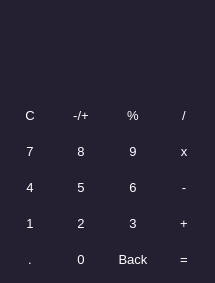
<?xml version="1.0" encoding="UTF-8"?>
<ui version="4.0">
 <class>MainWindow</class>
 <widget class="QMainWindow" name="MainWindow">
  <property name="enabled">
   <bool>true</bool>
  </property>
  <property name="geometry">
   <rect>
    <x>0</x>
    <y>0</y>
    <width>215</width>
    <height>283</height>
   </rect>
  </property>
  <property name="maximumSize">
   <size>
    <width>223</width>
    <height>300</height>
   </size>
  </property>
  <property name="windowTitle">
   <string>Calculator</string>
  </property>
  <property name="windowIcon">
   <iconset resource="number_icons.qrc">
    <normaloff>:/Pobrane/Numbers-1-icon.png</normaloff>:/Pobrane/Numbers-1-icon.png</iconset>
  </property>
  <property name="styleSheet">
   <string notr="true">color:black;</string>
  </property>
  <widget class="QWidget" name="centralwidget">
   <property name="styleSheet">
    <string notr="true">background-color: rgb(36, 31, 49);</string>
   </property>
   <widget class="QLabel" name="label">
    <property name="geometry">
     <rect>
      <x>12</x>
      <y>26</y>
      <width>191</width>
      <height>30</height>
     </rect>
    </property>
    <property name="sizePolicy">
     <sizepolicy hsizetype="Preferred" vsizetype="Preferred">
      <horstretch>0</horstretch>
      <verstretch>0</verstretch>
     </sizepolicy>
    </property>
    <property name="maximumSize">
     <size>
      <width>200</width>
      <height>30</height>
     </size>
    </property>
    <property name="font">
     <font>
      <pointsize>25</pointsize>
     </font>
    </property>
    <property name="layoutDirection">
     <enum>Qt::RightToLeft</enum>
    </property>
    <property name="autoFillBackground">
     <bool>false</bool>
    </property>
    <property name="styleSheet">
     <string notr="true">color: rgb(255, 255, 255);</string>
    </property>
    <property name="frameShadow">
     <enum>QFrame::Raised</enum>
    </property>
    <property name="text">
     <string/>
    </property>
    <property name="alignment">
     <set>Qt::AlignRight|Qt::AlignTrailing|Qt::AlignVCenter</set>
    </property>
   </widget>
   <widget class="QPushButton" name="divide">
    <property name="geometry">
     <rect>
      <x>164</x>
      <y>95</y>
      <width>40</width>
      <height>40</height>
     </rect>
    </property>
    <property name="font">
     <font>
      <pointsize>10</pointsize>
      <italic>false</italic>
      <bold>false</bold>
      <strikeout>false</strikeout>
      <kerning>true</kerning>
     </font>
    </property>
    <property name="styleSheet">
     <string notr="true">QPushButton{
border: 0px;
color:white;}
QPushButton:hover{
background-color: rgb(164, 156, 156);
border: 0px;}
QPushButton:pressed {
background-color: rgb(255, 255, 255);
color: black;}</string>
    </property>
    <property name="text">
     <string>/</string>
    </property>
    <property name="flat">
     <bool>false</bool>
    </property>
   </widget>
   <widget class="QPushButton" name="Button_6">
    <property name="geometry">
     <rect>
      <x>113</x>
      <y>167</y>
      <width>40</width>
      <height>40</height>
     </rect>
    </property>
    <property name="font">
     <font>
      <pointsize>10</pointsize>
      <italic>false</italic>
      <bold>false</bold>
      <strikeout>false</strikeout>
      <kerning>true</kerning>
     </font>
    </property>
    <property name="styleSheet">
     <string notr="true">QPushButton{
border: 0px;
color:white;}
QPushButton:hover{
background-color: rgb(164, 156, 156);
border: 0px;}
QPushButton:pressed {
background-color: rgb(255, 255, 255);
color: black;}</string>
    </property>
    <property name="text">
     <string>6</string>
    </property>
    <property name="flat">
     <bool>false</bool>
    </property>
   </widget>
   <widget class="QPushButton" name="changeSign">
    <property name="geometry">
     <rect>
      <x>61</x>
      <y>95</y>
      <width>40</width>
      <height>40</height>
     </rect>
    </property>
    <property name="font">
     <font>
      <pointsize>10</pointsize>
      <italic>false</italic>
      <bold>false</bold>
      <strikeout>false</strikeout>
      <kerning>true</kerning>
     </font>
    </property>
    <property name="styleSheet">
     <string notr="true">QPushButton{
border: 0px;
color:white;}
QPushButton:hover{
background-color: rgb(164, 156, 156);
border: 0px;}
QPushButton:pressed {
background-color: rgb(255, 255, 255);
color: black;}</string>
    </property>
    <property name="text">
     <string>-/+</string>
    </property>
    <property name="flat">
     <bool>false</bool>
    </property>
   </widget>
   <widget class="QPushButton" name="Button_3">
    <property name="geometry">
     <rect>
      <x>113</x>
      <y>203</y>
      <width>40</width>
      <height>40</height>
     </rect>
    </property>
    <property name="font">
     <font>
      <pointsize>10</pointsize>
      <italic>false</italic>
      <bold>false</bold>
      <strikeout>false</strikeout>
      <kerning>true</kerning>
     </font>
    </property>
    <property name="styleSheet">
     <string notr="true">QPushButton{
border: 0px;
color:white;}
QPushButton:hover{
background-color: rgb(164, 156, 156);
border: 0px;}
QPushButton:pressed {
background-color: rgb(255, 255, 255);
color: black;}</string>
    </property>
    <property name="text">
     <string>3</string>
    </property>
    <property name="flat">
     <bool>false</bool>
    </property>
   </widget>
   <widget class="QPushButton" name="add">
    <property name="geometry">
     <rect>
      <x>164</x>
      <y>203</y>
      <width>40</width>
      <height>40</height>
     </rect>
    </property>
    <property name="font">
     <font>
      <pointsize>10</pointsize>
      <italic>false</italic>
      <bold>false</bold>
      <strikeout>false</strikeout>
      <kerning>true</kerning>
     </font>
    </property>
    <property name="styleSheet">
     <string notr="true">QPushButton{
border: 0px;
color:white;}
QPushButton:hover{
background-color: rgb(164, 156, 156);
border: 0px;}
QPushButton:pressed {
background-color: rgb(255, 255, 255);
color: black;}</string>
    </property>
    <property name="text">
     <string>+</string>
    </property>
    <property name="flat">
     <bool>false</bool>
    </property>
   </widget>
   <widget class="QPushButton" name="Clear">
    <property name="geometry">
     <rect>
      <x>10</x>
      <y>95</y>
      <width>40</width>
      <height>40</height>
     </rect>
    </property>
    <property name="font">
     <font>
      <pointsize>10</pointsize>
      <italic>false</italic>
      <bold>false</bold>
      <strikeout>false</strikeout>
      <kerning>true</kerning>
     </font>
    </property>
    <property name="autoFillBackground">
     <bool>false</bool>
    </property>
    <property name="styleSheet">
     <string notr="true">QPushButton{
border: 0px;
color:white;}
QPushButton:hover{
background-color: rgb(164, 156, 156);
border: 0px;}
QPushButton:pressed {
background-color: rgb(255, 255, 255);
color: black;}</string>
    </property>
    <property name="text">
     <string>C</string>
    </property>
    <property name="flat">
     <bool>false</bool>
    </property>
   </widget>
   <widget class="QPushButton" name="backspace">
    <property name="geometry">
     <rect>
      <x>113</x>
      <y>239</y>
      <width>40</width>
      <height>40</height>
     </rect>
    </property>
    <property name="font">
     <font>
      <pointsize>10</pointsize>
      <italic>false</italic>
      <bold>false</bold>
      <strikeout>false</strikeout>
      <kerning>true</kerning>
     </font>
    </property>
    <property name="styleSheet">
     <string notr="true">QPushButton{
border: 0px;
color:white;}
QPushButton:hover{
background-color: rgb(164, 156, 156);
border: 0px;}
QPushButton:pressed {
background-color: rgb(255, 255, 255);
color: black;}</string>
    </property>
    <property name="text">
     <string>Back</string>
    </property>
    <property name="flat">
     <bool>false</bool>
    </property>
   </widget>
   <widget class="QPushButton" name="subtract">
    <property name="geometry">
     <rect>
      <x>164</x>
      <y>167</y>
      <width>40</width>
      <height>40</height>
     </rect>
    </property>
    <property name="font">
     <font>
      <pointsize>10</pointsize>
      <italic>false</italic>
      <bold>false</bold>
      <strikeout>false</strikeout>
      <kerning>true</kerning>
     </font>
    </property>
    <property name="styleSheet">
     <string notr="true">QPushButton{
border: 0px;
color:white;}
QPushButton:hover{
background-color: rgb(164, 156, 156);
border: 0px;}
QPushButton:pressed {
background-color: rgb(255, 255, 255);
color: black;}</string>
    </property>
    <property name="text">
     <string>-</string>
    </property>
    <property name="flat">
     <bool>false</bool>
    </property>
   </widget>
   <widget class="QPushButton" name="comma">
    <property name="geometry">
     <rect>
      <x>10</x>
      <y>239</y>
      <width>40</width>
      <height>40</height>
     </rect>
    </property>
    <property name="font">
     <font>
      <pointsize>10</pointsize>
      <italic>false</italic>
      <bold>false</bold>
      <strikeout>false</strikeout>
      <kerning>true</kerning>
     </font>
    </property>
    <property name="styleSheet">
     <string notr="true">QPushButton{
border: 0px;
color:white;}
QPushButton:hover{
background-color: rgb(164, 156, 156);
border: 0px;}
QPushButton:pressed {
background-color: rgb(255, 255, 255);
color: black;}</string>
    </property>
    <property name="text">
     <string>.</string>
    </property>
    <property name="flat">
     <bool>false</bool>
    </property>
   </widget>
   <widget class="QPushButton" name="multiply">
    <property name="enabled">
     <bool>true</bool>
    </property>
    <property name="geometry">
     <rect>
      <x>164</x>
      <y>131</y>
      <width>40</width>
      <height>40</height>
     </rect>
    </property>
    <property name="sizePolicy">
     <sizepolicy hsizetype="Minimum" vsizetype="Maximum">
      <horstretch>0</horstretch>
      <verstretch>0</verstretch>
     </sizepolicy>
    </property>
    <property name="font">
     <font>
      <pointsize>10</pointsize>
      <italic>false</italic>
      <bold>false</bold>
      <strikeout>false</strikeout>
      <kerning>true</kerning>
     </font>
    </property>
    <property name="styleSheet">
     <string notr="true">QPushButton{
border: 0px;
color:white;}
QPushButton:hover{
background-color: rgb(164, 156, 156);
border: 0px;}
QPushButton:pressed {
background-color: rgb(255, 255, 255);
color: black;}</string>
    </property>
    <property name="text">
     <string>x</string>
    </property>
    <property name="flat">
     <bool>false</bool>
    </property>
   </widget>
   <widget class="QPushButton" name="Button_7">
    <property name="geometry">
     <rect>
      <x>10</x>
      <y>131</y>
      <width>40</width>
      <height>40</height>
     </rect>
    </property>
    <property name="font">
     <font>
      <pointsize>10</pointsize>
      <italic>false</italic>
      <bold>false</bold>
      <strikeout>false</strikeout>
      <kerning>true</kerning>
     </font>
    </property>
    <property name="styleSheet">
     <string notr="true">QPushButton{
border: 0px;
color:white;}
QPushButton:hover{
background-color: rgb(164, 156, 156);
border: 0px;}
QPushButton:pressed {
background-color: rgb(255, 255, 255);
color: black;}</string>
    </property>
    <property name="text">
     <string>7</string>
    </property>
    <property name="flat">
     <bool>false</bool>
    </property>
   </widget>
   <widget class="QPushButton" name="Button_9">
    <property name="enabled">
     <bool>true</bool>
    </property>
    <property name="geometry">
     <rect>
      <x>113</x>
      <y>131</y>
      <width>40</width>
      <height>40</height>
     </rect>
    </property>
    <property name="font">
     <font>
      <pointsize>10</pointsize>
      <italic>false</italic>
      <bold>false</bold>
      <strikeout>false</strikeout>
      <kerning>true</kerning>
     </font>
    </property>
    <property name="styleSheet">
     <string notr="true">QPushButton{
border: 0px;
color:white;}
QPushButton:hover{
background-color: rgb(164, 156, 156);
border: 0px;}
QPushButton:pressed {
background-color: rgb(255, 255, 255);
color: black;}</string>
    </property>
    <property name="text">
     <string>9</string>
    </property>
    <property name="flat">
     <bool>false</bool>
    </property>
   </widget>
   <widget class="QPushButton" name="Button_4">
    <property name="geometry">
     <rect>
      <x>10</x>
      <y>167</y>
      <width>40</width>
      <height>40</height>
     </rect>
    </property>
    <property name="font">
     <font>
      <pointsize>10</pointsize>
      <italic>false</italic>
      <bold>false</bold>
      <strikeout>false</strikeout>
      <kerning>true</kerning>
     </font>
    </property>
    <property name="styleSheet">
     <string notr="true">QPushButton{
border: 0px;
color:white;}
QPushButton:hover{
background-color: rgb(164, 156, 156);
border: 0px;}
QPushButton:pressed {
background-color: rgb(255, 255, 255);
color: black;}</string>
    </property>
    <property name="text">
     <string>4</string>
    </property>
    <property name="flat">
     <bool>false</bool>
    </property>
   </widget>
   <widget class="QPushButton" name="Button_2">
    <property name="geometry">
     <rect>
      <x>61</x>
      <y>203</y>
      <width>40</width>
      <height>40</height>
     </rect>
    </property>
    <property name="font">
     <font>
      <pointsize>10</pointsize>
      <italic>false</italic>
      <bold>false</bold>
      <strikeout>false</strikeout>
      <kerning>true</kerning>
     </font>
    </property>
    <property name="styleSheet">
     <string notr="true">QPushButton{
border: 0px;
color:white;}
QPushButton:hover{
background-color: rgb(164, 156, 156);
border: 0px;}
QPushButton:pressed {
background-color: rgb(255, 255, 255);
color: black;}</string>
    </property>
    <property name="text">
     <string>2</string>
    </property>
    <property name="flat">
     <bool>false</bool>
    </property>
   </widget>
   <widget class="QPushButton" name="Button_1">
    <property name="geometry">
     <rect>
      <x>10</x>
      <y>203</y>
      <width>40</width>
      <height>40</height>
     </rect>
    </property>
    <property name="font">
     <font>
      <pointsize>10</pointsize>
      <italic>false</italic>
      <bold>false</bold>
      <strikeout>false</strikeout>
      <kerning>true</kerning>
     </font>
    </property>
    <property name="styleSheet">
     <string notr="true">QPushButton{
border: 0px;
color:white;}
QPushButton:hover{
background-color: rgb(164, 156, 156);
border: 0px;}
QPushButton:pressed {
background-color: rgb(255, 255, 255);
color: black;}</string>
    </property>
    <property name="text">
     <string>1</string>
    </property>
    <property name="flat">
     <bool>false</bool>
    </property>
   </widget>
   <widget class="QPushButton" name="equals">
    <property name="geometry">
     <rect>
      <x>164</x>
      <y>239</y>
      <width>40</width>
      <height>40</height>
     </rect>
    </property>
    <property name="font">
     <font>
      <pointsize>10</pointsize>
      <italic>false</italic>
      <bold>false</bold>
      <strikeout>false</strikeout>
      <kerning>true</kerning>
     </font>
    </property>
    <property name="styleSheet">
     <string notr="true">QPushButton{
border: 0px;
color:white;}
QPushButton:hover{
background-color: rgb(164, 156, 156);
border: 0px;}
QPushButton:pressed {
background-color: rgb(255, 255, 255);
color: black;}</string>
    </property>
    <property name="text">
     <string>=</string>
    </property>
    <property name="flat">
     <bool>false</bool>
    </property>
   </widget>
   <widget class="QPushButton" name="Button_8">
    <property name="geometry">
     <rect>
      <x>61</x>
      <y>131</y>
      <width>40</width>
      <height>40</height>
     </rect>
    </property>
    <property name="font">
     <font>
      <pointsize>10</pointsize>
      <italic>false</italic>
      <bold>false</bold>
      <strikeout>false</strikeout>
      <kerning>true</kerning>
     </font>
    </property>
    <property name="styleSheet">
     <string notr="true">QPushButton{
border: 0px;
color:white;}
QPushButton:hover{
background-color: rgb(164, 156, 156);
border: 0px;}
QPushButton:pressed {
background-color: rgb(255, 255, 255);
color: black;}</string>
    </property>
    <property name="text">
     <string>8</string>
    </property>
    <property name="flat">
     <bool>false</bool>
    </property>
   </widget>
   <widget class="QPushButton" name="percentage">
    <property name="geometry">
     <rect>
      <x>113</x>
      <y>95</y>
      <width>40</width>
      <height>40</height>
     </rect>
    </property>
    <property name="font">
     <font>
      <pointsize>10</pointsize>
      <italic>false</italic>
      <bold>false</bold>
      <strikeout>false</strikeout>
      <kerning>true</kerning>
     </font>
    </property>
    <property name="layoutDirection">
     <enum>Qt::LeftToRight</enum>
    </property>
    <property name="styleSheet">
     <string notr="true">QPushButton{
border: 0px;
color:white;}
QPushButton:hover{
background-color: rgb(164, 156, 156);
border: 0px;}
QPushButton:pressed {
background-color: rgb(255, 255, 255);
color: black;}</string>
    </property>
    <property name="text">
     <string>%</string>
    </property>
    <property name="flat">
     <bool>false</bool>
    </property>
   </widget>
   <widget class="QPushButton" name="Button_5">
    <property name="geometry">
     <rect>
      <x>61</x>
      <y>167</y>
      <width>40</width>
      <height>40</height>
     </rect>
    </property>
    <property name="font">
     <font>
      <pointsize>10</pointsize>
      <italic>false</italic>
      <bold>false</bold>
      <strikeout>false</strikeout>
      <kerning>true</kerning>
     </font>
    </property>
    <property name="styleSheet">
     <string notr="true">QPushButton{
border: 0px;
color:white;}
QPushButton:hover{
background-color: rgb(164, 156, 156);
border: 0px;}
QPushButton:pressed {
background-color: rgb(255, 255, 255);
color: black;}</string>
    </property>
    <property name="text">
     <string>5</string>
    </property>
    <property name="flat">
     <bool>false</bool>
    </property>
   </widget>
   <widget class="QPushButton" name="Button_0">
    <property name="geometry">
     <rect>
      <x>61</x>
      <y>239</y>
      <width>40</width>
      <height>40</height>
     </rect>
    </property>
    <property name="font">
     <font>
      <pointsize>10</pointsize>
      <italic>false</italic>
      <bold>false</bold>
      <strikeout>false</strikeout>
      <kerning>true</kerning>
     </font>
    </property>
    <property name="styleSheet">
     <string notr="true">QPushButton{
border: 0px;
color:white;}
QPushButton:hover{
background-color: rgb(164, 156, 156);
border: 0px;}
QPushButton:pressed {
background-color: rgb(255, 255, 255);
color: black;}</string>
    </property>
    <property name="text">
     <string>0</string>
    </property>
    <property name="flat">
     <bool>false</bool>
    </property>
   </widget>
  </widget>
 </widget>
 <tabstops>
  <tabstop>percentage</tabstop>
  <tabstop>Button_9</tabstop>
  <tabstop>Button_6</tabstop>
  <tabstop>Button_3</tabstop>
  <tabstop>backspace</tabstop>
  <tabstop>equals</tabstop>
  <tabstop>add</tabstop>
  <tabstop>Button_8</tabstop>
  <tabstop>Clear</tabstop>
  <tabstop>changeSign</tabstop>
  <tabstop>Button_0</tabstop>
  <tabstop>Button_4</tabstop>
  <tabstop>subtract</tabstop>
  <tabstop>Button_2</tabstop>
  <tabstop>Button_5</tabstop>
  <tabstop>comma</tabstop>
  <tabstop>Button_1</tabstop>
  <tabstop>multiply</tabstop>
  <tabstop>divide</tabstop>
  <tabstop>Button_7</tabstop>
 </tabstops>
 <resources>
  <include location="number_icons.qrc"/>
 </resources>
 <connections/>
</ui>
